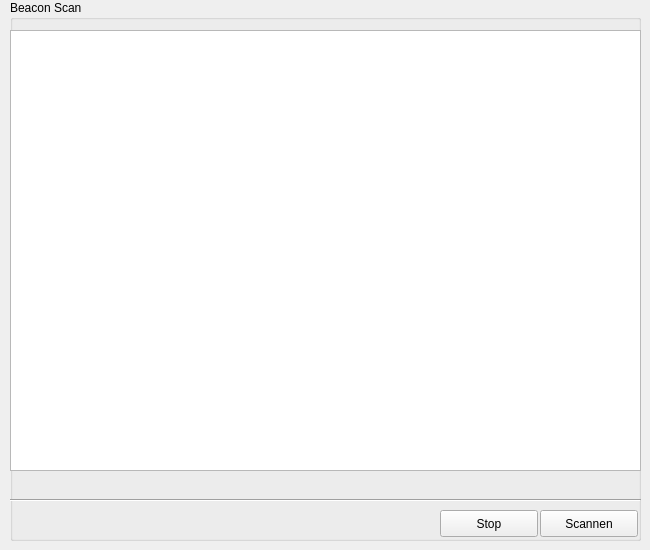
     <widget class="QWidget" name="tab_5">
      <attribute name="title">
       <string>Beacon Scan</string>
      </attribute>
      <widget class="QGroupBox" name="bcscan">
       <property name="geometry">
        <rect>
         <x>10</x>
         <y>0</y>
         <width>631</width>
         <height>541</height>
        </rect>
       </property>
       <property name="title">
        <string>Beacon Scan</string>
       </property>
       <widget class="QTextBrowser" name="bcscanausgabe">
        <property name="geometry">
         <rect>
          <x>0</x>
          <y>30</y>
          <width>631</width>
          <height>441</height>
         </rect>
        </property>
        <property name="html">
         <string>&lt;!DOCTYPE HTML PUBLIC &quot;-//W3C//DTD HTML 4.0//EN&quot; &quot;http://www.w3.org/TR/REC-html40/strict.dtd&quot;&gt;
&lt;html&gt;&lt;head&gt;&lt;meta name=&quot;qrichtext&quot; content=&quot;1&quot; /&gt;&lt;style type=&quot;text/css&quot;&gt;
p, li { white-space: pre-wrap; }
&lt;/style&gt;&lt;/head&gt;&lt;body style=&quot; font-family:'Roboto'; font-size:12pt; font-weight:200; font-style:normal;&quot;&gt;
&lt;p style=&quot;-qt-paragraph-type:empty; margin-top:0px; margin-bottom:0px; margin-left:0px; margin-right:0px; -qt-block-indent:0; text-indent:0px; font-family:'Ubuntu'; font-size:11pt; font-weight:400;&quot;&gt;&lt;br /&gt;&lt;/p&gt;&lt;/body&gt;&lt;/html&gt;</string>
        </property>
       </widget>
       <widget class="QPushButton" name="bcscanstop">
        <property name="geometry">
         <rect>
          <x>430</x>
          <y>510</y>
          <width>98</width>
          <height>27</height>
         </rect>
        </property>
        <property name="text">
         <string>Stop</string>
        </property>
       </widget>
       <widget class="QPushButton" name="bcscanstart">
        <property name="geometry">
         <rect>
          <x>530</x>
          <y>510</y>
          <width>98</width>
          <height>27</height>
         </rect>
        </property>
        <property name="text">
         <string>Scannen</string>
        </property>
       </widget>
       <widget class="Line" name="line_12">
        <property name="geometry">
         <rect>
          <x>-10</x>
          <y>490</y>
          <width>641</width>
          <height>20</height>
         </rect>
        </property>
        <property name="orientation">
         <enum>Qt::Horizontal</enum>
        </property>
       </widget>
      </widget>
     </widget>
